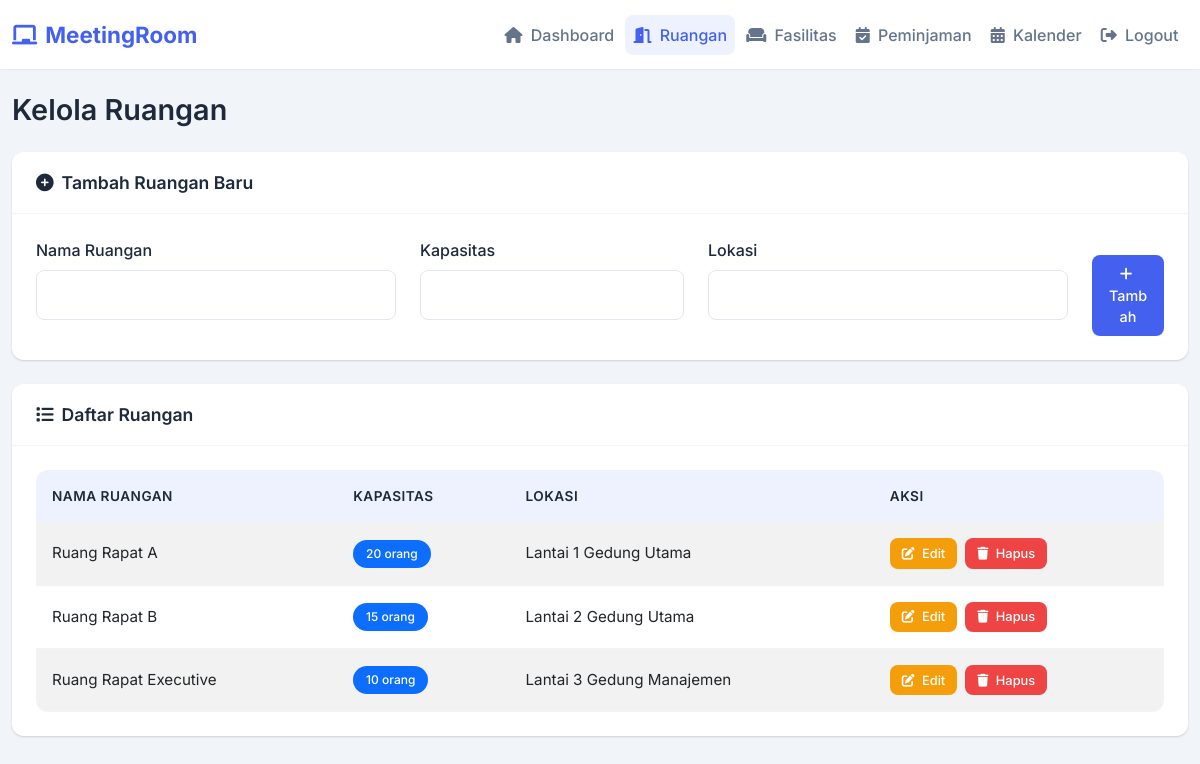
Screenshot of /admin/ruangan.php (signed in) with the database file from the repository.
### tables this page shows
CREATE TABLE ruangan (
    id INT PRIMARY KEY AUTO_INCREMENT,
    nama_ruangan VARCHAR(100) NOT NULL,
    kapasitas INT NOT NULL,
    lokasi VARCHAR(255) NOT NULL,
    created_at TIMESTAMP DEFAULT CURRENT_TIMESTAMP
);

### admin/ruangan.php (the view, shortened to what this page needs)
<?php
require_once '../includes/config.php';
$ruangan = [];
$sql = "SELECT * FROM ruangan ORDER BY nama_ruangan";
$result = $conn->query($sql);
if ($result->num_rows > 0) {
    $ruangan = $result->fetch_all(MYSQLI_ASSOC);
}
?>
<!DOCTYPE html>
<html lang="id">
<head>
    <link href="https://cdn.jsdelivr.net/npm/bootstrap@5.3.0/dist/css/bootstrap.min.css" rel="stylesheet">
    <link rel="stylesheet" href="https://cdnjs.cloudflare.com/ajax/libs/font-awesome/6.4.0/css/all.min.css">
</head>
<body>
    <nav class="navbar navbar-expand-lg navbar-light">
        <div class="container">
            <a class="navbar-brand" href="index.php">
                <i class="fas fa-chalkboard me-2"></i>MeetingRoom
            </a>
            <div class="collapse navbar-collapse" id="navbarNav">
                <ul class="navbar-nav ms-auto">
                    <li class="nav-item">
                        <a class="nav-link" href="index.php">
                            <i class="fas fa-home me-1"></i> Dashboard
                        </a>
                    </li>
                    <li class="nav-item">
                        <a class="nav-link active" href="ruangan.php">
                            <i class="fas fa-door-open me-1"></i> Ruangan
                        </a>
                    </li>
                    <li class="nav-item">
                        <a class="nav-link" href="fasilitas.php">
                            <i class="fas fa-couch me-1"></i> Fasilitas
                        </a>
                    </li>
                    <li class="nav-item">
                        <a class="nav-link" href="peminjaman.php">
                            <i class="fas fa-calendar-check me-1"></i> Peminjaman
                        </a>
                    </li>
                    <li class="nav-item">
                        <a class="nav-link" href="kalender.php">
                            <i class="fas fa-calendar-alt me-1"></i> Kalender
                        </a>
                    </li>
                    <li class="nav-item">
                        <a class="nav-link" href="../logout.php">
                            <i class="fas fa-sign-out-alt me-1"></i> Logout
                        </a>
                    </li>
                </ul>
            </div>
        </div>
    </nav>
    <div class="container mt-4">
        <h1 class="page-title">Kelola Ruangan</h1>
        <div class="card mb-4">
            <div class="card-header">
                <h5><i class="fas fa-plus-circle me-2"></i>Tambah Ruangan Baru</h5>
            </div>
            <div class="card-body">
                <form method="POST" action="">
                    <div class="row">
                        <div class="col-md-4">
                            <div class="mb-3">
                                <label for="nama_ruangan" class="form-label">Nama Ruangan</label>
                                <input type="text" class="form-control" id="nama_ruangan" name="nama_ruangan" required>
                            </div>
                        </div>
                        <div class="col-md-3">
                            <div class="mb-3">
                                <label for="kapasitas" class="form-label">Kapasitas</label>
                                <input type="number" class="form-control" id="kapasitas" name="kapasitas" min="1" required>
                            </div>
                        </div>
                        <div class="col-md-4">
                            <div class="mb-3">
                                <label for="lokasi" class="form-label">Lokasi</label>
                                <input type="text" class="form-control" id="lokasi" name="lokasi" required>
                            </div>
                        </div>
                        <div class="col-md-1 d-flex align-items-end">
                            <button type="submit" name="tambah_ruangan" class="btn btn-primary w-100">
                                <i class="fas fa-plus me-1"></i> Tambah
                            </button>
                        </div>
                    </div>
                </form>
            </div>
        </div>
        <div class="card">
            <div class="card-header">
                <h5><i class="fas fa-list me-2"></i>Daftar Ruangan</h5>
            </div>
            <div class="card-body">
                <div class="table-responsive">
                    <table class="table table-striped">
                        <thead>
                            <tr>
                                <th>Nama Ruangan</th>
                                <th>Kapasitas</th>
                                <th>Lokasi</th>
                                <th>Aksi</th>
                            </tr>
                        </thead>
                        <tbody>
                            <?php if (!empty($ruangan)): ?>
                                <?php foreach ($ruangan as $r): ?>
                                <tr>
                                    <td><?= htmlspecialchars($r['nama_ruangan']) ?></td>
                                    <td><span class="badge bg-primary"><?= $r['kapasitas'] ?> orang</span></td>
                                    <td><?= htmlspecialchars($r['lokasi']) ?></td>
                                    <td>
                                        <div class="action-buttons">
                                            <button class="btn btn-sm btn-warning" data-bs-toggle="modal" data-bs-target="#editModal<?= $r['id'] ?>">
                                                <i class="fas fa-edit me-1"></i> Edit
                                            </button>
                                            <a href="ruangan.php?hapus=<?= $r['id'] ?>" class="btn btn-sm btn-danger" onclick="return confirm('Yakin ingin menghapus ruangan ini?')">
                                                <i class="fas fa-trash me-1"></i> Hapus
                                            </a>
                                        </div>
                                    </td>
                                </tr>
                                <?php endforeach; ?>
                            <?php endif; ?>
                        </tbody>
                    </table>
                </div>
            </div>
        </div>
    </div>
</body>
</html>

### admin/ruangan.php (style rules this page uses)
:root { --primary: #4361ee; --primary-light: #eef2ff; --secondary: #64748b; --success: #10b981; --warning: #f59e0b; --danger: #ef4444; --info: #0ea5e9; --light: #f8fafc; --dark: #1e293b; --card-shadow: 0 1px 3px rgba(0, 0, 0, 0.05), 0 1px 2px rgba(0, 0, 0, 0.1); --transition: all 0.2s ease; }
body { background-color: #f1f5f9; font-family: 'Inter', sans-serif; color: var(--dark); font-weight: 400; }
.navbar { background: white; box-shadow: 0 1px 3px rgba(0, 0, 0, 0.05); padding: 0.8rem 0; }
.navbar-brand { font-weight: 700; font-size: 1.4rem; color: var(--primary) !important; }
.nav-link { font-weight: 500; padding: 0.5rem 1rem; border-radius: 8px; margin: 0 0.1rem; transition: var(--transition); color: var(--secondary) !important; }
.nav-link:hover, .nav-link.active { background-color: var(--primary-light); color: var(--primary) !important; }
.container { max-width: 1200px; }
.page-title { font-weight: 600; color: var(--dark); margin-bottom: 1.5rem; font-size: 1.8rem; }
.card { border: none; border-radius: 12px; box-shadow: var(--card-shadow); transition: var(--transition); overflow: hidden; background: white; }
.table-responsive { border-radius: 12px; overflow: hidden; }
.table { margin-bottom: 0; border-collapse: separate; border-spacing: 0; }
.table thead th { background-color: var(--primary-light); color: var(--dark); border: none; padding: 1rem; font-weight: 600; font-size: 0.85rem; text-transform: uppercase; letter-spacing: 0.5px; }
.table tbody td { padding: 1rem; vertical-align: middle; border-color: #f1f5f9; font-size: 0.95rem; }
.table tbody tr { transition: var(--transition); }
.badge { padding: 0.5rem 0.8rem; border-radius: 20px; font-weight: 500; font-size: 0.75rem; }
.btn { border-radius: 8px; padding: 0.5rem 1rem; font-weight: 500; transition: var(--transition); font-size: 0.9rem; }
.btn-primary { background: var(--primary); border: none; }
.btn-warning { background: var(--warning); border: none; color: white; }
.btn-danger { background: var(--danger); border: none; }
.btn-sm { padding: 0.35rem 0.75rem; font-size: 0.8rem; }
.card-header { background: white; border-bottom: 1px solid #f1f5f9; padding: 1.25rem 1.5rem; }
.card-header h5 { margin: 0; font-weight: 600; color: var(--dark); font-size: 1.1rem; }
.card-body { padding: 1.5rem; }
.form-label { font-weight: 500; color: var(--dark); margin-bottom: 0.5rem; }
.form-control { border-radius: 8px; padding: 0.75rem; border: 1px solid #e2e8f0; transition: var(--transition); }
.action-buttons { display: flex; gap: 0.5rem; }

### rows the page displays
ruangan: nama_ruangan "Ruang Rapat A", kapasitas "20", lokasi "Lantai 1 Gedung Utama"
ruangan: nama_ruangan "Ruang Rapat B", kapasitas "15", lokasi "Lantai 2 Gedung Utama"
ruangan: nama_ruangan "Ruang Rapat Executive", kapasitas "10", lokasi "Lantai 3 Gedung Manajemen"
